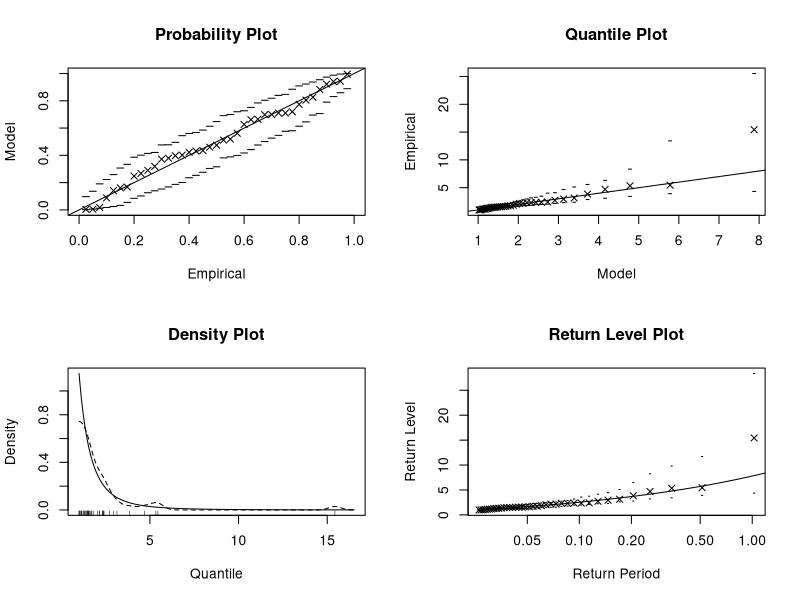

The R script that drew this image:
library(evd)


### Name: fpot
### Title: Peaks Over Threshold Modelling using the Generalized Pareto or
###   Point Process Representation
### Aliases: fpot print.pot
### Keywords: models

### ** Examples

uvdata <- rgpd(100, loc = 0, scale = 1.1, shape = 0.2)
M1 <- fpot(uvdata, 1)
M2 <- fpot(uvdata, 1, shape = 0)
anova(M1, M2)
par(mfrow = c(2,2))
plot(M1)
## Not run: M1P <- profile(M1)
## Not run: plot(M1P)

M1 <- fpot(uvdata, 1, mper = 10)
M2 <- fpot(uvdata, 1, mper = 100)
## Not run: M1P <- profile(M1, which = "rlevel", conf=0.975, mesh=0.1)
## Not run: M2P <- profile(M2, which = "rlevel", conf=0.975, mesh=0.1)
## Not run: plot(M1P)
## Not run: plot(M2P)
